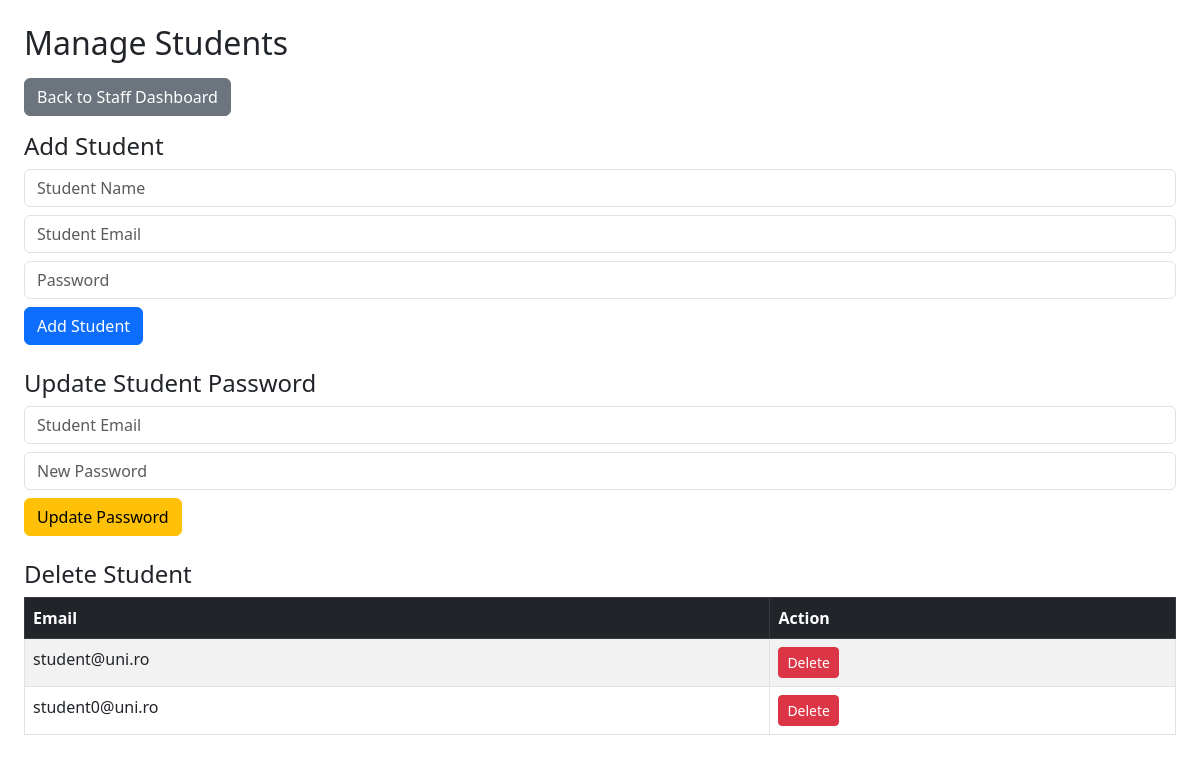
Page /manage_students (signed in) on the earlier database version.
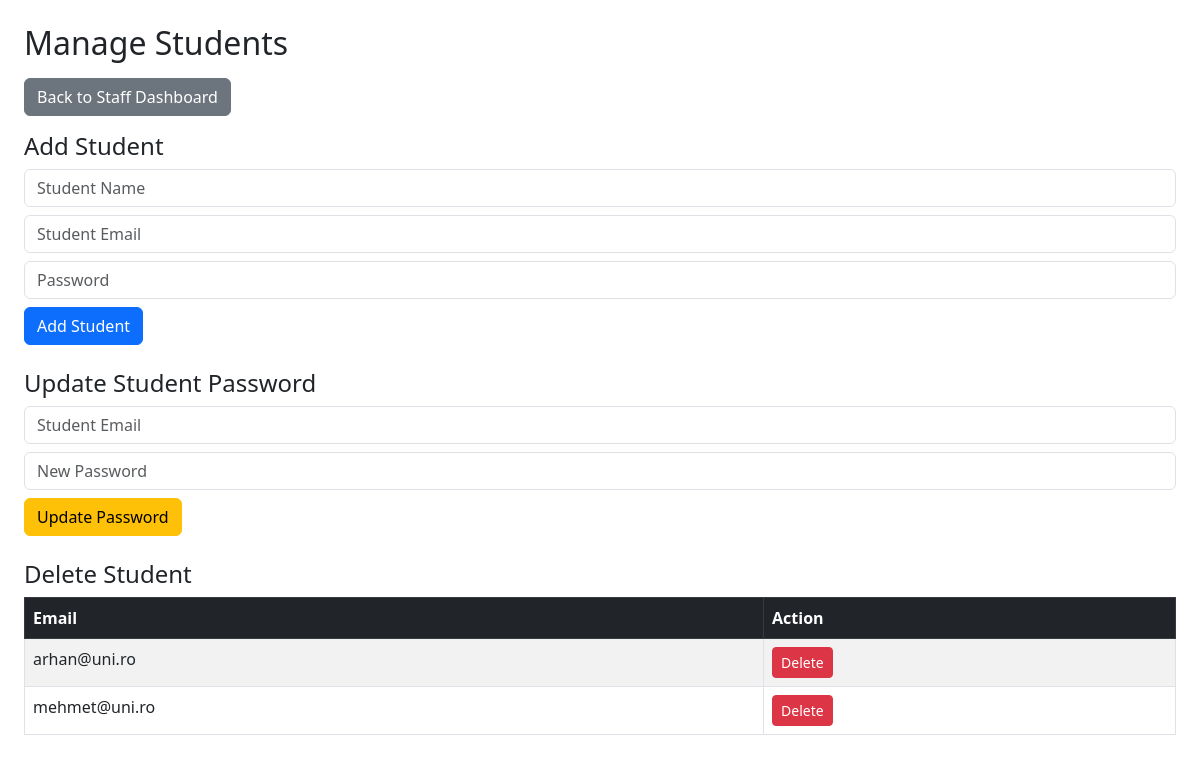
Same page on the later database version.
### tables this page shows
CREATE TABLE users (
            email TEXT PRIMARY KEY,
            password TEXT,
            role TEXT
        );

### app.py (the view)
@app.route("/manage_students")
def manage_students():
    if session.get("role") != "staff":
        return redirect("/login")
    conn = sqlite3.connect("database.db")
    c = conn.cursor()
    c.execute("SELECT email FROM users WHERE role='student'")
    students = c.fetchall()
    conn.close()
    return render_template("manage_students.html", students=students)

### templates/manage_students.html (shortened to what this page needs)
<!DOCTYPE html>
<html>
<head>
    <link href="https://cdn.jsdelivr.net/npm/bootstrap@5.3.0/dist/css/bootstrap.min.css" rel="stylesheet">
</head>
<body class="p-4">
<h2 class="mb-3">Manage Students</h2>
<a href="/staff" class="btn btn-secondary mb-3">Back to Staff Dashboard</a>
<h4>Add Student</h4>
<form action="/add_student" method="POST" class="mb-4">
    <input type="text" name="name" placeholder="Student Name" class="form-control mb-2" required>
    <input type="email" name="email" placeholder="Student Email" class="form-control mb-2" required>
    <input type="text" name="password" placeholder="Password" class="form-control mb-2" required>
    <button class="btn btn-primary">Add Student</button>
</form>
<h4>Update Student Password</h4>
<form action="/update_student" method="POST" class="mb-4">
    <input type="email" name="email" placeholder="Student Email" class="form-control mb-2" required>
    <input type="text" name="new_password" placeholder="New Password" class="form-control mb-2" required>
    <button class="btn btn-warning">Update Password</button>
</form>
<h4>Delete Student</h4>
<table class="table table-bordered table-striped">
    <thead class="table-dark">
        <tr>
            <th>Email</th>
            <th>Action</th>
        </tr>
    </thead>
    <tbody>
        {% for s in students %}
        <tr>
            <td>{{ s[0] }}</td>
            <td>
                <a href="/delete_student/{{ s[0] }}" class="btn btn-danger btn-sm">Delete</a>
            </td>
        </tr>
        {% endfor %}
    </tbody>
</table>
</body>
</html>

Differences in the rows shown:
removed users: email "student@uni.ro"
removed users: email "student0@uni.ro"
added users: email "arhan@uni.ro"
added users: email "mehmet@uni.ro"
